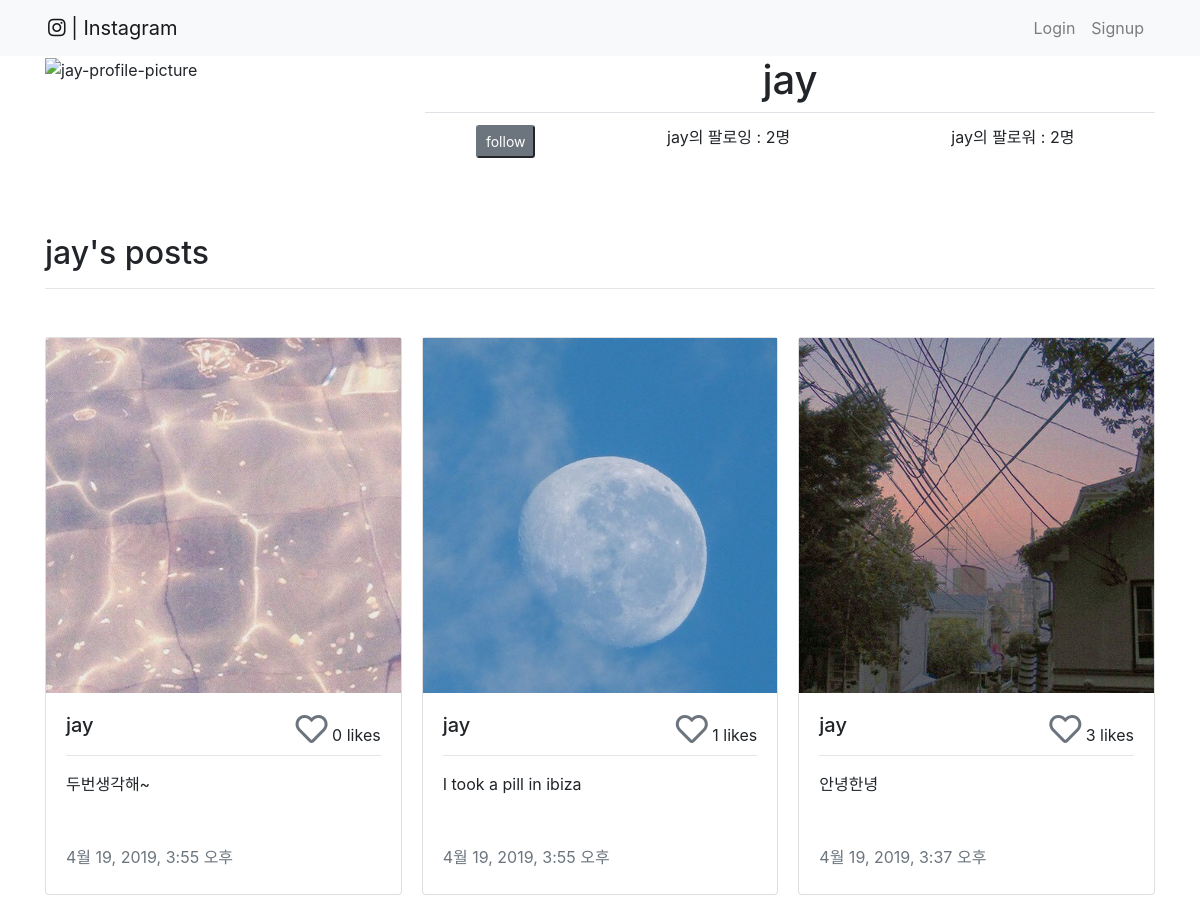
Before: /accounts/users/jay/ with the older database file.
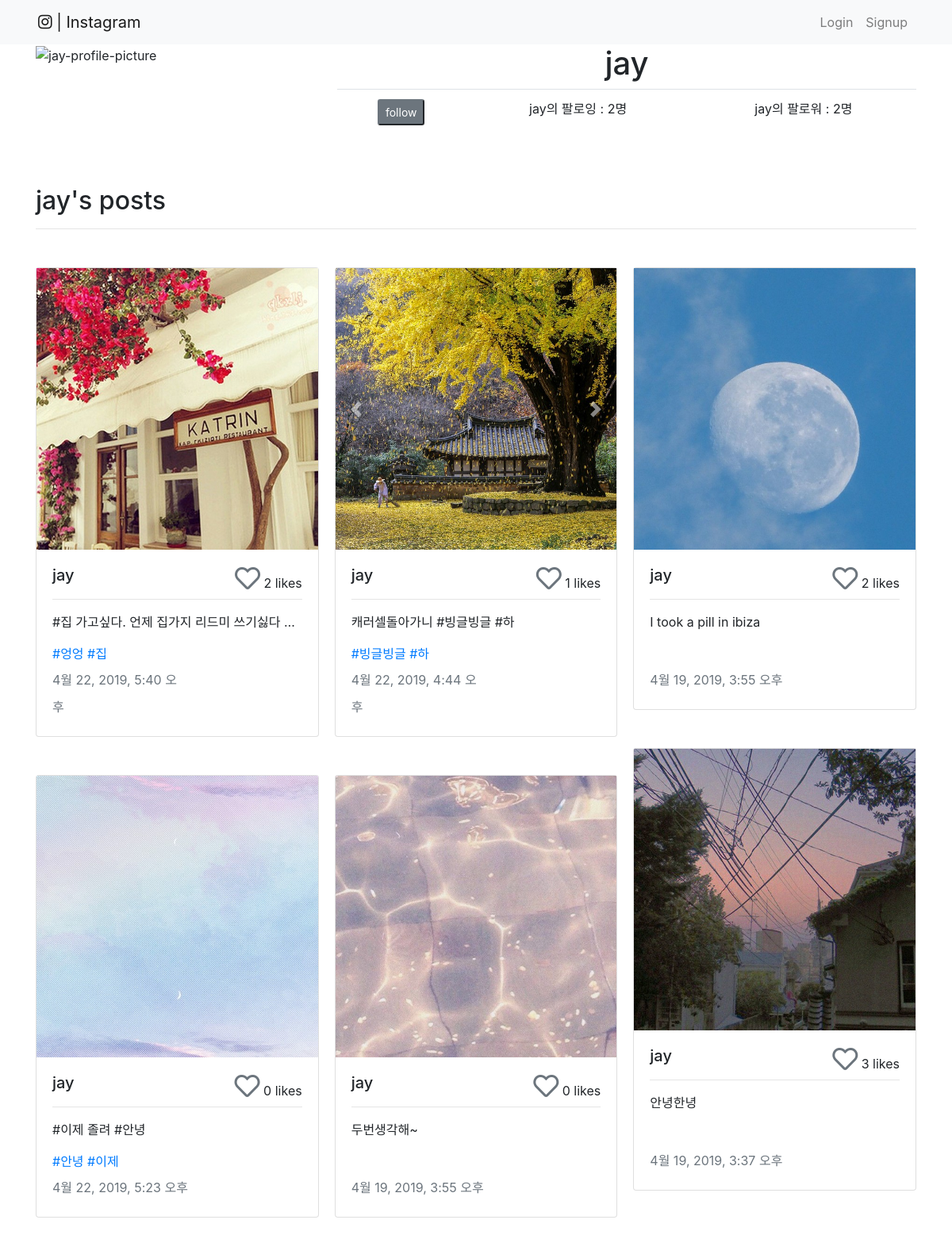
After: the same page with the newer database file.
### posts/models.py (models this page shows, shortened)
class Image(TimeStampedModel):
    post = models.ForeignKey(Post, on_delete=models.CASCADE)
    file = ProcessedImageField(
        blank=True,
        upload_to='posts/images',
        processors=[ResizeToFill(600,600)],
        format='JPEG',
        options={'quality': 90}
    )

class Post(TimeStampedModel):
    content = models.CharField(max_length=140)
    user = models.ForeignKey(settings.AUTH_USER_MODEL, on_delete=models.PROTECT)
    like_users = models.ManyToManyField(settings.AUTH_USER_MODEL, related_name='like_posts')
    tags = models.ManyToManyField(HashTag, blank=True, related_name='posts')
    class Meta:
        ordering = ['-created']

class HashTag(TimeStampedModel):
    content = models.CharField(max_length=20, unique=True)
    class Meta:
        ordering = ['content']

### accounts/models.py (models this page shows)
class User(AbstractUser):
    followings = models.ManyToManyField(settings.AUTH_USER_MODEL, related_name='followers', blank=True)
    def __str__(self):
        return f'{self.username}'

### accounts/views.py (the view)
# urls.py: path('users/<str:username>/', views.user_detail, name="user_detail"),
def user_detail(request, username):
    user_info = get_object_or_404(User, username=username)
    form = CommentModelForm()
    return render(request, 'accounts/user_detail.html', {'user_info': user_info, 'form': form})

### accounts/templates/accounts/user_detail.html (shortened to what this page needs)
{% extends 'base.html' %}
{% block body %}
    <div class="row">
        <div class="col-4">
            <img src="{{ user_info }}" alt="{{ user_info.username }}-profile-picture">
        </div>
        <div class="col-8">
            <h1 class="text-center">{{ user_info.username }}</h1>
            <table class="table table-hover text-center">
                <tr>
                    {% if user_info != user %}
                    <td>
                        <form action="{% url 'accounts:toggle_follow' user_info.username %}" method="POST" class="d-inline">
                            <button type="submit" class="btn-sm {% if user_info in user.followings.all %}btn-primary{% else %}btn-secondary{% endif %}">{% if user_info in user.followings.all %}following{% else %}follow{% endif %}</button>
                        </form>
                    </td>
                    {% endif %}
                    <td><a data-toggle="modal" data-target="#followinglist">{{ user_info.username }}의 팔로잉 : {{ user_info.followings.count }}명</a></td>
                    <td><a data-toggle="modal" data-target="#followerlist">{{ user_info.username }}의 팔로워 : {{ user_info.followers.count }}명</a></td>
                </tr>
            </table>
            </div>
        </div>
    <h2 class="mt-5">{{ user_info.username }}'s posts</h2>
    <hr class="mb-5 mt-3">
    <div class="card-columns">
    {% for post in  user_info.post_set.all %}
        {% include 'posts/_post.html' with post=post form=form %}
    {% empty %}
        <p>아직 작성된 post가 없습니다.</p>
    {% endfor %}
    </div>
{% endblock %}

### posts/templates/posts/_post.html (shortened to what this page needs)
{% load bootstrap4 %}
<article class="card mb-5">
<a class= "text-reset" data-toggle="modal" data-target="#modal{{ post.id }}">
    {% if post.image_set.all %}
        <div id="carousel{{post.id}}" class="carousel slide carousel-fade" data-ride="carousel">
            <div class="carousel-inner">
                {% for image in post.image_set.all %}
                    <div class="carousel-item {% if forloop.counter == 1 %} active {% endif %}">
                        <img src="{{ image.file.url }}" class="d-block w-100" alt="{{ image.file }}">
                    </div>
                {% endfor %}
            </div>
        {% if post.image_set.count > 1 %}
            <a class="carousel-control-prev" href="#carousel{{post.id}}" role="button" data-slide="prev">
                <span class="carousel-control-prev-icon" aria-hidden="true"></span>
            </a>
            <a class="carousel-control-next" href="#carousel{{post.id}}" role="button" data-slide="next">
                <span class="carousel-control-next-icon" aria-hidden="true"></span>
            </a>
        {% endif %}
        </div>
    {% else %}
        <img src="http://lorempixel.com/600/600" alt="lorempixel" class="card-img-top" />
    {% endif %}
</a>
    <div class="card-body">
        <div class="d-flex justify-content-between">
            <div>
                <h5 class="card-title d-inline"><a href="{% url 'accounts:user_detail' post.user.username %}" class="text-reset">{{ post.user.username }} </a></h5>
            </div>
            {% if user.is_authenticated %}
                <div>
                    {% if user in post.like_users.all %}
                        <i class="like-button fas fa-heart fa-2x activate like-button-{{ post.id }}" data-id="{{ post.id }}"></i>
                    {% else %}
                        <i class="like-button far fa-heart fa-2x like-button-{{ post.id }}" data-id="{{ post.id }}"></i>
                    {% endif %}
                    <span class="like-count-{{ post.id }}">{{ post.like_users.count }} likes</span>
                </div>
            {% else %}
                <div class="float-right">
                    <a href="{% url 'accounts:signup' %}"><i class="like-button far fa-heart fa-2x text-muted" data-id="{{ post.id }}"></i></a>
                    <span id="like-count-{{ post.id }}">{{ post.like_users.count }} likes</span>
                </div>
            {% endif %}
        </div>
        <hr class="mt-2 mb-3">
        <p class="card-text text-truncate">{{ post.content }}</p>
        <div class="text-truncate mb-1">
            {% for tag in post.tags.all %}
                <a href="{% url 'posts:tag_posts' tag.content %}"><span>#{{ tag.content }} </span></a>
                {% empty %}
                <span class="text-white">태그없음</span>
            {% endfor %}
        </div>
        <div class="row">
            <p class="text-muted col-7 lh m-0">{{ post.created }}</p>
            {% if post.user == user %}
                <a href="{% url 'posts:update_post' post.id %}" class="col-2 text-muted"><button class="text-truncate btn btn-success">edit</button></a>
                <form action="{% url 'posts:delete_post' post.id %}" method="post" class="col-3">
                {% csrf_token %}
                    <input type="submit" value="delete" class="btn btn-danger text-truncate">
                </form>
            {% else %}
                <div class="col-5"></div>
            {% endif %}
        </div>
    </div>
</article>

Changed rows visible on the page:
added Post: user.username "jay", like_users.count "2", content "#집 가고싶다. 언제 집가지 리드미 쓰기싫다…", created "4월 22, 2019, 5:40 오후"
added Image: file (picture), shown under "jay"
added HashTag: content "엉엉", shown under "jay"
added HashTag: content "집", shown under "jay"
added Post: user.username "jay", like_users.count "0", content "#이제 졸려 #안녕", created "4월 22, 2019, 5:23 오후"
added Image: file (picture), shown under "jay"
added HashTag: content "안녕", shown under "jay"
added HashTag: content "이제", shown under "jay"
added Post: user.username "jay", like_users.count "1", content "캐러셀돌아가니 #빙글빙글 #하", created "4월 22, 2019, 4:44 오후"
added Image: file (picture), shown under "jay"
added HashTag: content "빙글빙글", shown under "jay"
added HashTag: content "하", shown under "jay"
computed for Post "I took a pill in ibiza": like_users.count "1" → "2"
